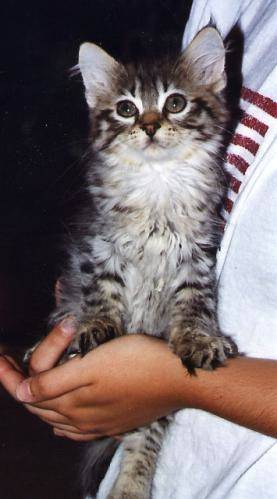
#> input picture dataset/cats/cats_00007.jpg, 277 x 499 px; its folder holds 4 pictures in this run
$ python 'Phan biet meo_cho_gau.py'
#> lines starting #> are read from the running program, lines starting #| are printed output that depends on the picture
import os
import cv2
import numpy as np
from sklearn.model_selection import train_test_split
from sklearn.neighbors import KNeighborsClassifier
from sklearn.metrics import classification_report, accuracy_score

# Hàm để đọc ảnh và gán nhãn
def load_images_from_folder(folder, label, size=(64, 64)):
#> called with folder = 'dataset/cats', label = 'cat', size = (64, 64)
    images = []
    labels = []
    if not os.path.exists(folder):
        print("Thư mục không tồn tại:", folder)
        return images, labels
    for filename in os.listdir(folder):
        img_path = os.path.join(folder, filename)
        img = cv2.imread(img_path)
#> img is the input picture: shape (499, 277, 3); mean B, G, R 105.6, 103.5, 115.2
        if img is None:
            print("Không thể đọc file:", img_path)
            continue
        img = cv2.resize(img, size)
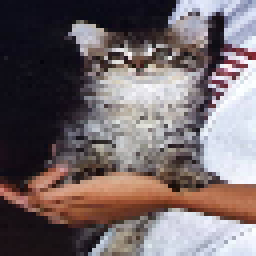
#> img: shape (64, 64, 3) (shown 4 times larger); mean B, G, R 105.6, 103.6, 115.3
        images.append(img)
        labels.append(label)
#> pass 2 of the loop in load_images_from_folder, `for filename in os.listdir(folder):`:
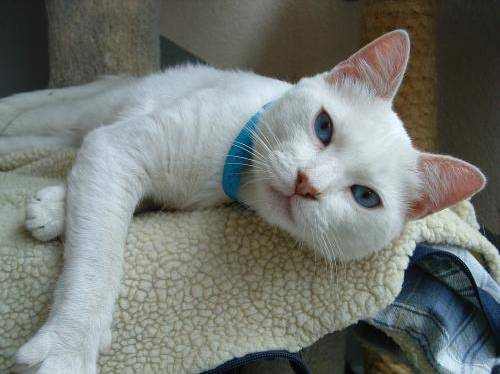
#> input picture dataset/cats/cats_00020.jpg, 500 x 374 px
#> in load_images_from_folder, img is the input picture: shape (374, 500, 3); mean B, G, R 115.2, 120.3, 116.2
#> in load_images_from_folder, `img = cv2.resize(img, size)`:
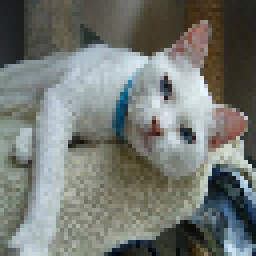
#> img: shape (64, 64, 3) (shown 4 times larger); mean B, G, R 114.8, 120, 115.8
#> pass 3 of the loop in load_images_from_folder, `for filename in os.listdir(folder):`:
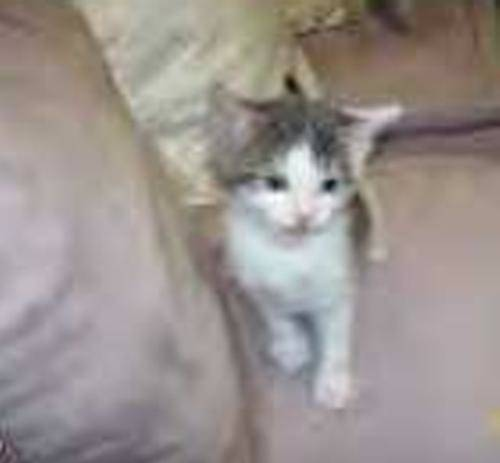
#> input picture dataset/cats/cats_00026.jpg, 500 x 463 px
#> in load_images_from_folder, img is the input picture: shape (463, 500, 3); mean B, G, R 143.1, 146.6, 154.9
#> in load_images_from_folder, `img = cv2.resize(img, size)`:
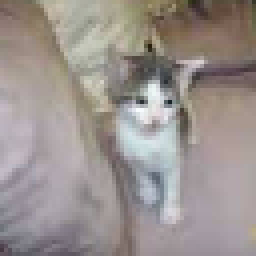
#> img: shape (64, 64, 3) (shown 4 times larger); mean B, G, R 143, 146.5, 154.8
#> the loop made 4 passes; the first 3 are shown
    return images, labels

# Đường dẫn tới các thư mục chứa ảnh (đường dẫn tương đối)
cat_folder = os.path.join('dataset', 'cats')
dog_folder = os.path.join('dataset', 'dogs')
panda_folder = os.path.join('dataset', 'pandas')

# Load ảnh và gán nhãn
cat_images, cat_labels = load_images_from_folder(cat_folder, 'cat')
dog_images, dog_labels = load_images_from_folder(dog_folder, 'dog')
panda_images, panda_labels = load_images_from_folder(panda_folder, 'panda')

# Tạo dataset
X = np.array(cat_images + dog_images + panda_images)
y = np.array(cat_labels + dog_labels + panda_labels)

# Chuyển đổi dữ liệu và nhãn thành dạng mà model có thể xử lý
X = X.reshape(X.shape[0], -1)  # Chuyển đổi ảnh thành vector
y = np.array(y)

# Chia dữ liệu thành tập huấn luyện và tập kiểm tra
X_train, X_test, y_train, y_test = train_test_split(X, y, test_size=0.2, random_state=42, stratify=y)

# Khởi tạo mô hình K-NN
knn = KNeighborsClassifier(n_neighbors=11)

# Huấn luyện mô hình
knn.fit(X_train, y_train)

# Dự đoán trên tập kiểm tra
#> (the run stopped early here; a loop or call above may not have finished)
